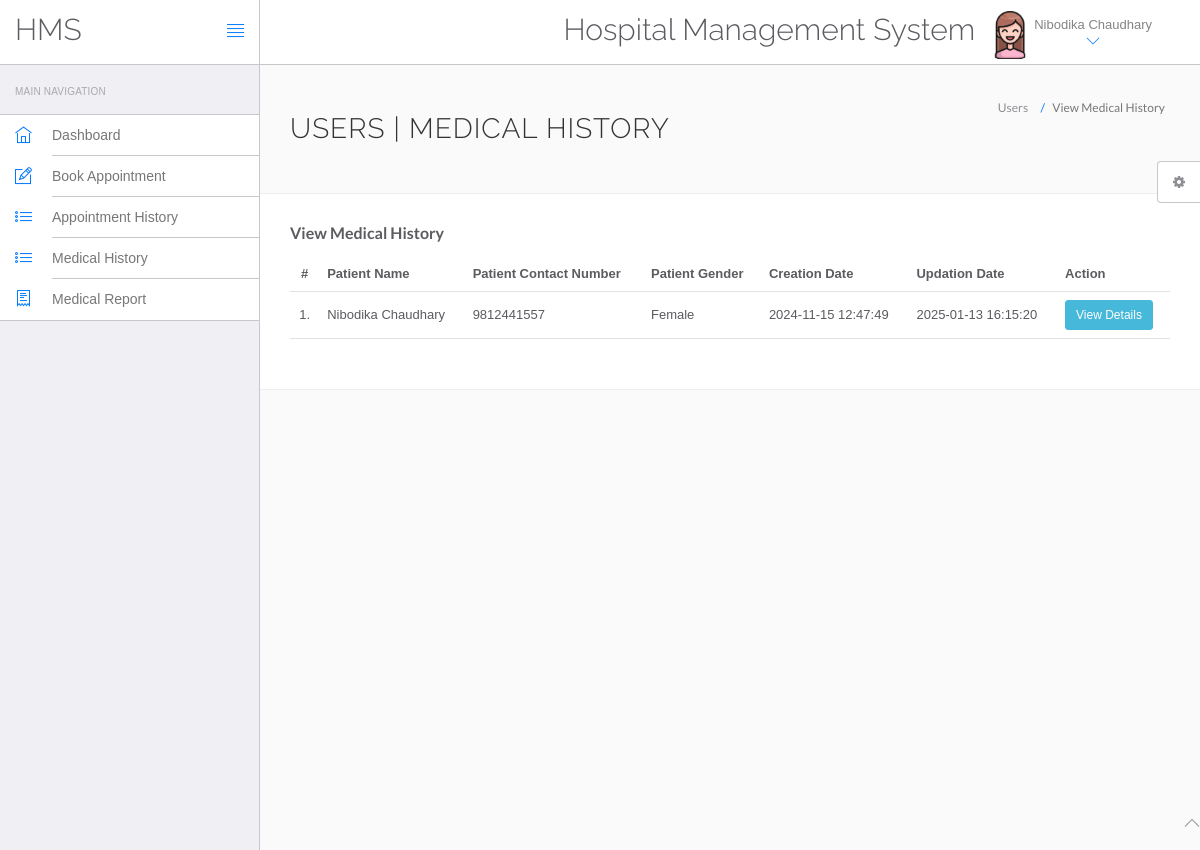
The page /hospital/hms/manage-medhistory.php (signed in) on the database its author committed.
### tables this page shows
CREATE TABLE `users` (
  `id` int(11) NOT NULL,
  `fullName` varchar(255) DEFAULT NULL,
  `address` longtext DEFAULT NULL,
  `city` varchar(255) DEFAULT NULL,
  `gender` varchar(255) DEFAULT NULL,
  `email` varchar(255) DEFAULT NULL,
  `password` varchar(255) DEFAULT NULL,
  `regDate` timestamp NULL DEFAULT current_timestamp(),
  `updationDate` timestamp NULL DEFAULT NULL ON UPDATE current_timestamp()
);

CREATE TABLE `tblpatient` (
  `ID` int(10) NOT NULL,
  `Docid` int(10) DEFAULT NULL,
  `PatientName` varchar(200) DEFAULT NULL,
  `PatientContno` bigint(10) DEFAULT NULL,
  `PatientEmail` varchar(200) DEFAULT NULL,
  `PatientGender` varchar(50) DEFAULT NULL,
  `PatientAdd` mediumtext DEFAULT NULL,
  `PatientAge` int(10) DEFAULT NULL,
  `PatientMedhis` mediumtext DEFAULT NULL,
  `disease` text NOT NULL,
  `prescription` text NOT NULL,
  `CreationDate` timestamp NULL DEFAULT current_timestamp(),
  `UpdationDate` timestamp NULL DEFAULT NULL ON UPDATE current_timestamp()
);

### hospital/hms/manage-medhistory.php (the view, shortened to what this page needs)
<?php
include('include/config.php');
?>
<!DOCTYPE html>
<html lang="en">
	<head>
		<link rel="stylesheet" href="vendor/bootstrap/css/bootstrap.min.css">
		<link rel="stylesheet" href="vendor/fontawesome/css/font-awesome.min.css">
		<link rel="stylesheet" href="vendor/themify-icons/themify-icons.min.css">
		<link href="vendor/animate.css/animate.min.css" rel="stylesheet" media="screen">
		<link href="vendor/perfect-scrollbar/perfect-scrollbar.min.css" rel="stylesheet" media="screen">
		<link href="vendor/switchery/switchery.min.css" rel="stylesheet" media="screen">
		<link href="vendor/bootstrap-touchspin/jquery.bootstrap-touchspin.min.css" rel="stylesheet" media="screen">
		<link href="vendor/select2/select2.min.css" rel="stylesheet" media="screen">
		<link href="vendor/bootstrap-datepicker/bootstrap-datepicker3.standalone.min.css" rel="stylesheet" media="screen">
		<link href="vendor/bootstrap-timepicker/bootstrap-timepicker.min.css" rel="stylesheet" media="screen">
		<link rel="stylesheet" href="assets/css/styles.css">
		<link rel="stylesheet" href="assets/css/plugins.css">
		<link rel="stylesheet" href="assets/css/themes/theme-1.css" id="skin_color" />
	</head>
	<body>
		<div id="app">
<?php include('include/sidebar.php');?>
<div class="app-content">
<?php include('include/header.php');?>
<div class="main-content" >
<div class="wrap-content container" id="container">
<section id="page-title">
<div class="row">
<div class="col-sm-8">
<h1 class="mainTitle">Users | Medical History</h1>
</div>
<ol class="breadcrumb">
<li>
<span>Users</span>
</li>
<li class="active">
<span>View Medical History</span>
</li>
</ol>
</div>
</section>
<div class="container-fluid container-fullw bg-white">
<div class="row">
<div class="col-md-12">
<h5 class="over-title margin-bottom-15 text-bold">View <span class="text-bold">Medical History</span></h5>
<table class="table table-hover" id="sample-table-1">
<thead>
<tr>
<th class="center">#</th>
<th>Patient Name</th>
<th>Patient Contact Number</th>
<th>Patient Gender </th>
<th>Creation Date </th>
<th>Updation Date </th>
<th>Action</th>
</tr>
</thead>
<tbody>
<?php
$uid=$_SESSION['id'];
$sql=mysqli_query($con,"select tblpatient.* from tblpatient join users on users.email=tblpatient.PatientEmail where users.id='$uid'");
$cnt=1;
while($row=mysqli_fetch_array($sql))
{
?>
<tr>
<td class="center"><?php echo $cnt;?>.</td>
<td class="hidden-xs"><?php echo $row['PatientName'];?></td>
<td><?php echo $row['PatientContno'];?></td>
<td><?php echo $row['PatientGender'];?></td>
<td><?php echo $row['CreationDate'];?></td>
<td><?php echo $row['UpdationDate'];?>
</td>
<td>
<a href="view-medhistory.php?viewid=<?php echo $row['ID'];?>" class="btn btn-info btn-sm">View Details</a>
</td>
</tr>
<?php
$cnt=$cnt+1;
 }?></tbody>
</table>
</div>
</div>
</div>
</div>
</div>
</div>
</div>
	<?php include('include/footer.php');?>
	<?php include('include/setting.php');?>
	</body>
</html>

### hospital/hms/include/header.php (shortened to what this page needs)
<header class="navbar navbar-default navbar-static-top">
					<div class="navbar-header">
						<a class="navbar-brand" href="#">
							<h2 style="padding-top:20% ">HMS</h2>
						</a>
						<a href="#" class="sidebar-toggler pull-right visible-md visible-lg" data-toggle-class="app-sidebar-closed" data-toggle-target="#app">
							<i class="ti-align-justify"></i>
						</a>
					</div>
					<div class="navbar-collapse collapse">
						<ul class="nav navbar-right">
								<li  style="padding-top:2% ">
								<h2>Hospital Management System</h2>
							</li>
							<li class="dropdown current-user">
								<a href class="dropdown-toggle" data-toggle="dropdown">
									<img src="assets/images/patientlogo.jpg"> <span class="username">
									<?php $query=mysqli_query($con,"select fullName from users where id='".$_SESSION['id']."'");
while($row=mysqli_fetch_array($query))
{
	echo $row['fullName'];
}
									?> <i class="ti-angle-down"></i></i></span>
								</a>
							</li>
						</ul>
					</div>
				</header>

### hospital/hms/assets/css/themes/theme-1.css (style rules this page uses)
body { background: #FAFAFA; }
header .navbar-header { background: #ffffff !important; border-right-color: #c8c7cc !important; border-bottom-color: #c8c7cc !important; }
header .navbar-header .sidebar-toggler, header .navbar-header .sidebar-mobile-toggler { color: #007aff !important; }
header .navbar-header .navbar-brand { color: #777 !important; }
header .navbar-collapse { background: #ffffff !important; border-bottom-color: #c8c7cc !important; box-shadow: none !important; }
header .navbar-collapse .navbar-right > li > a { color: #777; }
header .navbar-collapse .navbar-right > li > a i { color: #007aff !important; }

### rows shown on the page
users: fullName "Nibodika Chaudhary"
tblpatient: PatientName "Nibodika Chaudhary", PatientContno "9812441557", PatientGender "Female", CreationDate "2024-11-15 12:47:49", UpdationDate "2025-01-13 16:15:20"
